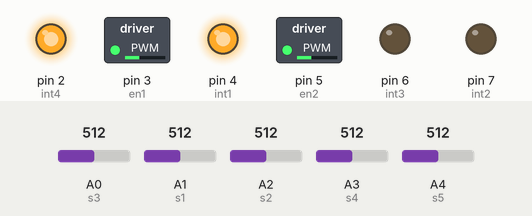
Simulated run of this sketch. Board: Arduino Uno, built with avr-gcc and run on an emulated ATmega328P. Shown: switched loads named in the sketch (green lamp = pin HIGH), output pins drawn as LEDs (lit = HIGH). The test bench sets the inputs (shaded band); at power-on: A0 (s3) = 512, A1 (s1) = 512, A2 (s2) = 512, A3 (s4) = 512, A4 (s5) = 512. What the sketch prints to the serial monitor is not drawn.

Above: at 0.1 s.
Timing chart, 0 to 1.6 s (numbered marks = the images above):
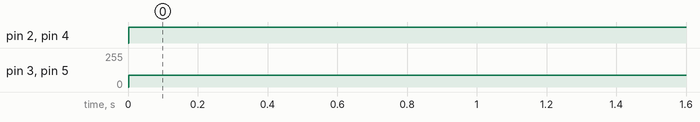

Measured:
- by itself, pin 2 (int4), pin 4 (int1): LOW → HIGH at 0.00 s
- by itself, pin 3 (en1), pin 5 (en2): 0/255 → 90/255 at 0.00 s

The sketch:

line_follower.ino
```cpp
#include<math.h>
int const_duration=200;
int en1=3;
int en2=5;
int int1=4;
int int2=7;
int int3=6;
int int4=2;
int mot_speed1=90;
int mot_speed2=90;
int s1=A1;
int s2=A2;
int s3=A0;
int s4=A3;
int s5=A4;
int a[5];
void setup() {
  // put your setup code here, to run once:
pinMode(en1,OUTPUT);
pinMode(en2,OUTPUT);
pinMode(int1,OUTPUT);
pinMode(int2,OUTPUT);
pinMode(int3,OUTPUT);
pinMode(int4,OUTPUT);
Serial.begin(9600);
}

void loop() {
  // put your main code here, to run repeatedly:
long reading=get_values();
float factor=time_factor(reading);
int duration=factor*const_duration;
Serial.println(duration);
//delay(const_duration*8);
Serial.println();
if(a[0]==0 && a[1]==0 && a[2]==0){delay(100);sharp_left();}
if(a[2]==0 && a[3]==0 && a[4]==0){delay(100);forward();}
if(a[0]==0 && a[1]==0){delay(100);sharp_right();}
if(a[0]==0 && a[1]==0 && a[2]==0 && a[3]==0 && a[4]==0){delay(100);reverse();}
decide(duration,reading);
}

void forward(){
analogWrite(en1,mot_speed1);
analogWrite(en2,mot_speed2);
digitalWrite(int1,HIGH);
digitalWrite(int2,LOW);
digitalWrite(int3,LOW);
digitalWrite(int4,HIGH);
delay(const_duration);
}

void right(int duration){
analogWrite(en1,mot_speed1);
analogWrite(en2,mot_speed2);
digitalWrite(int1,LOW);
digitalWrite(int2,HIGH);
digitalWrite(int3,LOW);
digitalWrite(int4,HIGH);
delay(duration);
}
void sharp_right(){
analogWrite(en1,255);
analogWrite(en2,255);
digitalWrite(int1,LOW);
digitalWrite(int2,HIGH);
digitalWrite(int3,LOW);
digitalWrite(int4,HIGH);
delay(const_duration);
}
void left(int duration){
analogWrite(en1,mot_speed1);
analogWrite(en2,mot_speed2);
digitalWrite(int1,HIGH);
digitalWrite(int2,LOW);
digitalWrite(int3,HIGH);
digitalWrite(int4,LOW);
delay(duration);
}
void sharp_left(){
analogWrite(en1,255);
analogWrite(en2,255);
digitalWrite(int1,HIGH);
digitalWrite(int2,LOW);
digitalWrite(int3,HIGH);
digitalWrite(int4,LOW);
delay(const_duration);
}

void reverse(){
analogWrite(en1,255);
analogWrite(en2,255);
digitalWrite(int1,LOW);
digitalWrite(int2,HIGH);
digitalWrite(int3,LOW);
digitalWrite(int4,HIGH);
delay(6*const_duration);
}
void stop_robot(int duration){
analogWrite(en1,0);
analogWrite(en2,0);
digitalWrite(int1,HIGH);
digitalWrite(int2,LOW);
digitalWrite(int3,LOW);
digitalWrite(int4,HIGH);
delay(duration);
}

void halt(int const_duration){
analogWrite(en1,0);
analogWrite(en2,0);
digitalWrite(int1,HIGH);
digitalWrite(int2,LOW);
digitalWrite(int3,LOW);
digitalWrite(int4,HIGH);
delay(const_duration*4);
}

long get_values(){
a[0]=analogRead(s1);
a[1]=analogRead(s2);
a[2]=analogRead(s3);
a[3]=analogRead(s4);
a[4]=analogRead(s5);
int threshold=512;
if(a[0]<threshold) a[0]=0;
else if(a[0]>threshold) a[0]=1;

if(a[1]<threshold) a[1]=0;
else if(a[1]>threshold) a[1]=1;

if(a[2]<threshold) a[2]=0;
else if(a[2]>threshold) a[2]=1;

if(a[3]<threshold) a[3]=0;
else if(a[3]>threshold) a[3]=1;

if(a[4]<threshold) a[4]=0;
else if(a[4]>threshold) a[4]=1;

Serial.println(a[0]);
Serial.println(a[1]);
Serial.println(a[2]);
Serial.println(a[3]);
Serial.println(a[4]);
long v=(5000*a[0]+4000*a[1]+3000*a[2]+2000*a[3]+1000*a[4])/(a[0]+a[1]+a[2]+a[3]+a[4]);
long mean_v = (int)v - 3000;
Serial.println(mean_v);
return mean_v;
}

float time_factor(long mean_v){
    float factor=(float)mean_v/(float)1500;
    factor=abs(factor);
    Serial.println(factor);
    return factor;
}

void decide(int duration,long reading){
  if(reading>0 && reading<2000){
    right(duration);
  }
  else if(reading<0 && reading>-2000){
    left(duration);
  }
  else{
    forward();
  }
}
```
